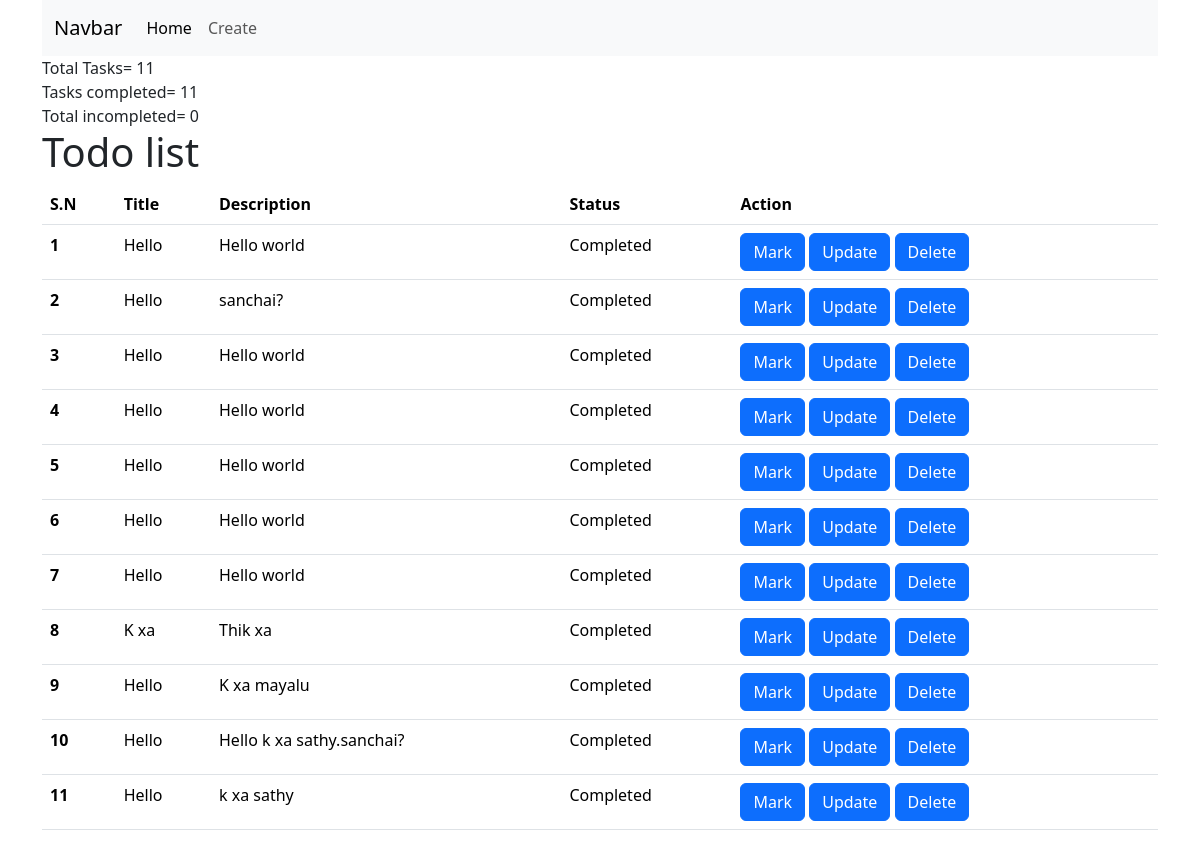
Before: / with the older database file.
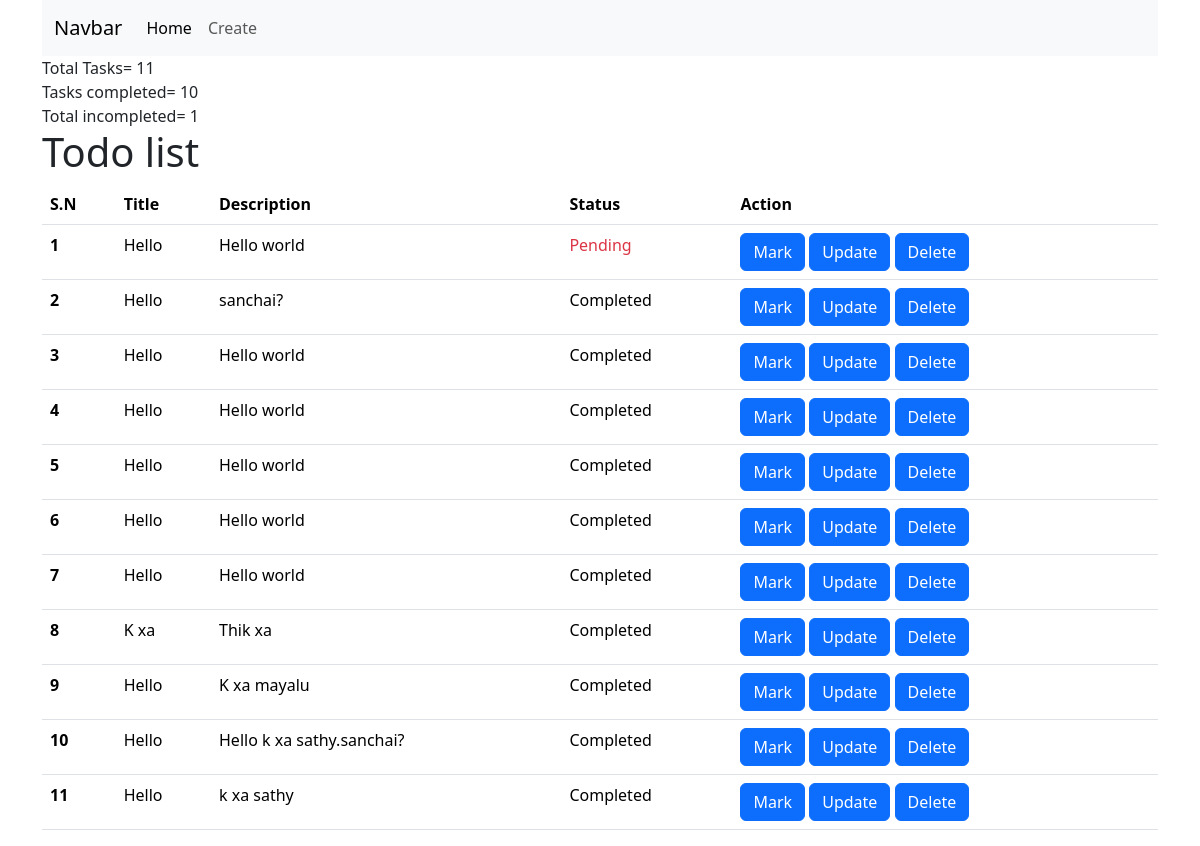
After: the same page with the newer database file.
### tofo/models.py (models this page shows)
class Task(models.Model):
    title= models.CharField( max_length=50)
    description = models.TextField()
    status=models.BooleanField(default=False)

### tofo/views.py (the view)
# urls.py: path("",index),
def index(request):
    tasks=Task.objects.all()
    context={
        'tasks':tasks,
        "total_tasks":tasks.count(),
        "tasks_completed":tasks.filter(status=True).count(),
        "tasks_incompleted":tasks.filter(status=False).count()
            }
    return render(request,'index.html',context)

### Templates/index.html (shortened to what this page needs)
{% extends "base.html" %}
{% block body %}
<span>Total Tasks= {{total_tasks}}</span>
<br>
<span>Tasks completed= {{tasks_completed}}</span>
<br>
<span>Total incompleted= {{tasks_incompleted}}</span>
<br>
<h1>Todo list</h1>
<table class="table">
    <thead>
        <tr>
        <th scope="col">S.N</th>
        <th scope="col">Title</th>
        <th scope="col">Description</th>
        <th scope="col">Status</th>
        <th scope="col">Action</th>
        </tr>
    </thead>
    <tbody>
        {% for task in tasks %}
        <tr>
        <th scope="row">{{forloop.counter}}</th>
        <td>{{task.title}}</td>
        <td>{{task.description}}</td>
        <td>
            {% if task.status %}
            <span class="text-sucess">Completed</span>
            {% else %}
            <span class="text-danger">Pending</span>
            {% endif %}
        </td>
        <td>
            <a class='btn btn-primary' href="task/{{task.id}}">Mark</a>
            <a class='btn btn-primary' href="task/{{task.id}}/edit">Update</a>
            <a class='btn btn-primary' href="task/{{task.id}}/delete">Delete</a>
        </td>
        </tr>
        {% endfor %}
    </tbody>
    </table>
    </div>
{% endblock body %}

Changed rows visible on the page:
changed Task (number 1 of 11 on the later page): status "Completed" → "Pending"
Other visible differences:
{{ tasks_completed }}: "11" → "10"
{{ tasks_incompleted }}: "0" → "1"
